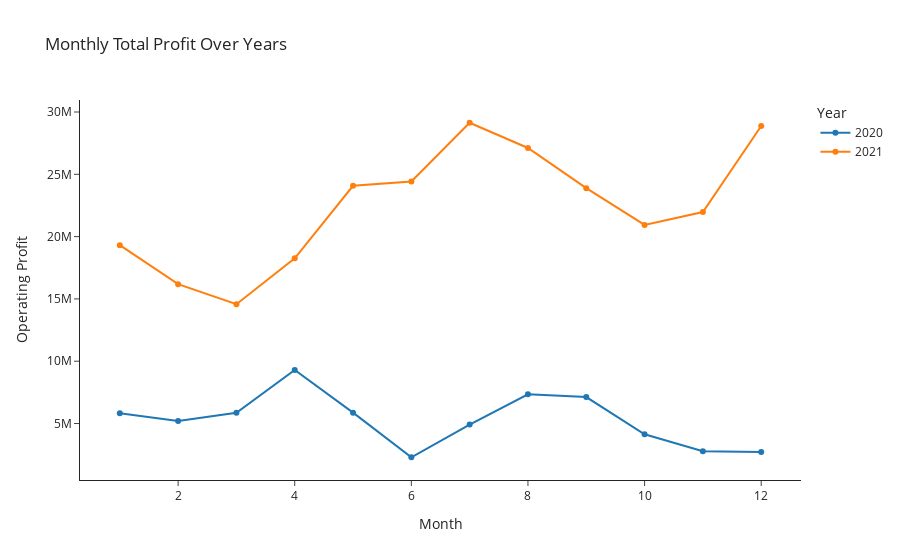

The code cell stored with this chart in its notebook:
### Code cell
px.line(yearly_profit, x='Month', y='Operating Profit', color='Year',title='Monthly Total Profit Over Years', markers=True, template= "simple_white")

### Figure 1 — Plotly figure (JSON) as saved in the notebook; plotly's stock layout.template omitted (floating-point values rounded to 4 significant figures)
{"data": [{"hovertemplate": "Year=2020<br>Month=%{x}<br>Operating Profit=%{y}<extra></extra>", "legendgroup": "2020", "line": {"color": "#1F77B4", "dash": "solid"}, "marker": {"symbol": "circle"}, "mode": "lines+markers", "name": "2020", "orientation": "v", "showlegend": true, "type": "scatter", "x": [1, 2, 3, 4, 5, 6, 7, 8, 9, 10, 11, 12], "xaxis": "x", "y": [5830009, 5207361, 5862009, 9301302, 5870848, 2292728, 4917674, 7338929, 7119707, 4139466, 2783479, 2712198], "yaxis": "y"}, {"hovertemplate": "Year=2021<br>Month=%{x}<br>Operating Profit=%{y}<extra></extra>", "legendgroup": "2021", "line": {"color": "#FF7F0E", "dash": "solid"}, "marker": {"symbol": "circle"}, "mode": "lines+markers", "name": "2021", "orientation": "v", "showlegend": true, "type": "scatter", "x": [1, 2, 3, 4, 5, 6, 7, 8, 9, 10, 11, 12], "xaxis": "x", "y": [19311961, 16185404, 14577799, 18257976, 24075439, 24422006, 29137256, 27112540, 23889923, 20938999, 21972071, 28878038], "yaxis": "y"}], "layout": {"legend": {"title": {"text": "Year"}, "tracegroupgap": 0}, "title": {"text": "Monthly Total Profit Over Years"}, "xaxis": {"anchor": "y", "domain": [0, 1], "title": {"text": "Month"}}, "yaxis": {"anchor": "x", "domain": [0, 1], "title": {"text": "Operating Profit"}}}}
